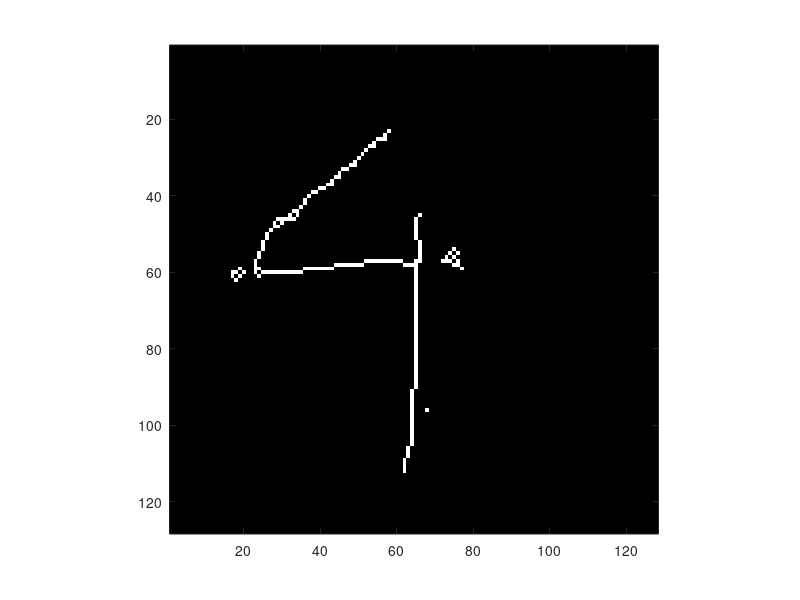
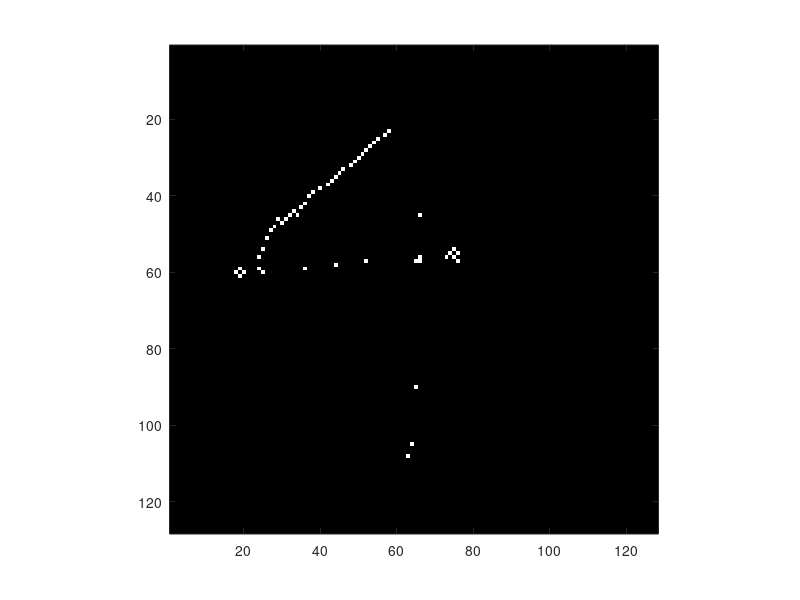

The MATLAB script that drew these images, in order: (Note: this script raises an error after producing the figures.)
load nuf4b.mat
binvect = [0:1:255];
histo = hist(nuf4b(:), binvect);
% figure(2); colormap(gray(256))
% subplot(2,1,1), imagesc(nuf4b, [0 255]);
% axis image; title('light image'); colorbar
% subplot(2,1,2), plot(binvect, histo, '.-b');
% axis tight; title('histogram')

[rows,cols] = size(nuf4b);
new = nuf4b;
for x = 1:rows
    for y = 1:cols
        if nuf4b(x,y) < 130
            new(x,y) = 1;
        else
            new(x,y) = 0;
        end
    end
end
new = bwmorph(new,'skel',Inf);
new = bwmorph(new,'shrink',5);

figure(3); colormap(gray(256))
imagesc(new); axis image;

m = [0 0 0; 0 1 0; 1 0 0];
n = [0 0 0; 0 0 0; 0 0 0];

new = imerode(new, m) & imerode(~new, n);

figure(4); colormap(gray(256))
imagesc(new); axis image;

[y, x] = find(new);
[yout, xout] = track10(nuf4b, y, x)
